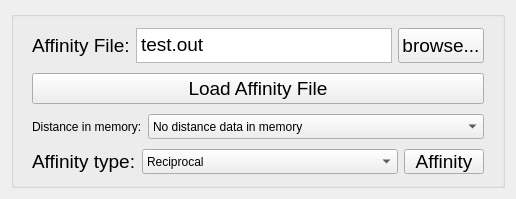
            <widget class="QWidget" name="stackedWidgetTreeDataPage6">
             <layout class="QVBoxLayout" name="verticalLayout_3">
              <item>
               <widget class="QGroupBox" name="verticalGroupBox_2">
                <layout class="QVBoxLayout" name="verticalLayout_12">
                 <item>
                  <widget class="QFrame" name="frame_62">
                   <property name="sizePolicy">
                    <sizepolicy hsizetype="Expanding" vsizetype="Expanding">
                     <horstretch>0</horstretch>
                     <verstretch>0</verstretch>
                    </sizepolicy>
                   </property>
                   <property name="maximumSize">
                    <size>
                     <width>16777215</width>
                     <height>16777215</height>
                    </size>
                   </property>
                   <property name="frameShape">
                    <enum>QFrame::NoFrame</enum>
                   </property>
                   <property name="frameShadow">
                    <enum>QFrame::Raised</enum>
                   </property>
                   <layout class="QHBoxLayout" name="horizontalLayout_58">
                    <property name="topMargin">
                     <number>2</number>
                    </property>
                    <property name="bottomMargin">
                     <number>2</number>
                    </property>
                    <item>
                     <widget class="QLabel" name="labelCOVAfile_2">
                      <property name="enabled">
                       <bool>true</bool>
                      </property>
                      <property name="minimumSize">
                       <size>
                        <width>0</width>
                        <height>25</height>
                       </size>
                      </property>
                      <property name="maximumSize">
                       <size>
                        <width>16777215</width>
                        <height>35</height>
                       </size>
                      </property>
                      <property name="font">
                       <font>
                        <family>Arial</family>
                        <pointsize>14</pointsize>
                       </font>
                      </property>
                      <property name="text">
                       <string>Affinity File:</string>
                      </property>
                     </widget>
                    </item>
                    <item>
                     <widget class="QPlainTextEdit" name="textAffinityfile">
                      <property name="enabled">
                       <bool>true</bool>
                      </property>
                      <property name="sizePolicy">
                       <sizepolicy hsizetype="Expanding" vsizetype="Fixed">
                        <horstretch>0</horstretch>
                        <verstretch>0</verstretch>
                       </sizepolicy>
                      </property>
                      <property name="minimumSize">
                       <size>
                        <width>0</width>
                        <height>25</height>
                       </size>
                      </property>
                      <property name="maximumSize">
                       <size>
                        <width>16777215</width>
                        <height>35</height>
                       </size>
                      </property>
                      <property name="font">
                       <font>
                        <family>Arial</family>
                        <pointsize>14</pointsize>
                       </font>
                      </property>
                      <property name="horizontalScrollBarPolicy">
                       <enum>Qt::ScrollBarAlwaysOff</enum>
                      </property>
                      <property name="lineWrapMode">
                       <enum>QPlainTextEdit::NoWrap</enum>
                      </property>
                      <property name="plainText">
                       <string>test.out</string>
                      </property>
                     </widget>
                    </item>
                    <item>
                     <widget class="QPushButton" name="pushButtonAffinitybrowse">
                      <property name="enabled">
                       <bool>true</bool>
                      </property>
                      <property name="sizePolicy">
                       <sizepolicy hsizetype="Preferred" vsizetype="Preferred">
                        <horstretch>0</horstretch>
                        <verstretch>0</verstretch>
                       </sizepolicy>
                      </property>
                      <property name="minimumSize">
                       <size>
                        <width>0</width>
                        <height>25</height>
                       </size>
                      </property>
                      <property name="maximumSize">
                       <size>
                        <width>16777215</width>
                        <height>35</height>
                       </size>
                      </property>
                      <property name="font">
                       <font>
                        <family>Arial</family>
                        <pointsize>14</pointsize>
                       </font>
                      </property>
                      <property name="text">
                       <string>browse...</string>
                      </property>
                     </widget>
                    </item>
                   </layout>
                  </widget>
                 </item>
                 <item>
                  <widget class="QFrame" name="frame_63">
                   <property name="sizePolicy">
                    <sizepolicy hsizetype="Expanding" vsizetype="Expanding">
                     <horstretch>0</horstretch>
                     <verstretch>0</verstretch>
                    </sizepolicy>
                   </property>
                   <property name="maximumSize">
                    <size>
                     <width>16777215</width>
                     <height>16777215</height>
                    </size>
                   </property>
                   <property name="frameShape">
                    <enum>QFrame::NoFrame</enum>
                   </property>
                   <property name="frameShadow">
                    <enum>QFrame::Raised</enum>
                   </property>
                   <layout class="QHBoxLayout" name="horizontalLayout_60">
                    <property name="topMargin">
                     <number>2</number>
                    </property>
                    <property name="bottomMargin">
                     <number>2</number>
                    </property>
                    <item>
                     <widget class="QPushButton" name="pushAffinityloaddist">
                      <property name="enabled">
                       <bool>true</bool>
                      </property>
                      <property name="sizePolicy">
                       <sizepolicy hsizetype="Preferred" vsizetype="Preferred">
                        <horstretch>0</horstretch>
                        <verstretch>0</verstretch>
                       </sizepolicy>
                      </property>
                      <property name="minimumSize">
                       <size>
                        <width>0</width>
                        <height>25</height>
                       </size>
                      </property>
                      <property name="maximumSize">
                       <size>
                        <width>16777215</width>
                        <height>35</height>
                       </size>
                      </property>
                      <property name="font">
                       <font>
                        <family>Arial</family>
                        <pointsize>14</pointsize>
                       </font>
                      </property>
                      <property name="text">
                       <string>Load Affinity File</string>
                      </property>
                     </widget>
                    </item>
                   </layout>
                  </widget>
                 </item>
                 <item>
                  <widget class="QFrame" name="frame_70">
                   <property name="sizePolicy">
                    <sizepolicy hsizetype="Expanding" vsizetype="Expanding">
                     <horstretch>0</horstretch>
                     <verstretch>0</verstretch>
                    </sizepolicy>
                   </property>
                   <property name="maximumSize">
                    <size>
                     <width>16777215</width>
                     <height>16777215</height>
                    </size>
                   </property>
                   <property name="frameShape">
                    <enum>QFrame::NoFrame</enum>
                   </property>
                   <property name="frameShadow">
                    <enum>QFrame::Raised</enum>
                   </property>
                   <layout class="QHBoxLayout" name="horizontalLayout_57">
                    <property name="topMargin">
                     <number>2</number>
                    </property>
                    <property name="bottomMargin">
                     <number>2</number>
                    </property>
                    <item>
                     <widget class="QLabel" name="label_3">
                      <property name="text">
                       <string>Distance in memory:</string>
                      </property>
                     </widget>
                    </item>
                    <item>
                     <widget class="QComboBox" name="comboBoxDISTmemdata_2">
                      <property name="sizePolicy">
                       <sizepolicy hsizetype="Expanding" vsizetype="Expanding">
                        <horstretch>0</horstretch>
                        <verstretch>0</verstretch>
                       </sizepolicy>
                      </property>
                      <property name="minimumSize">
                       <size>
                        <width>0</width>
                        <height>25</height>
                       </size>
                      </property>
                      <property name="maximumSize">
                       <size>
                        <width>16777215</width>
                        <height>25</height>
                       </size>
                      </property>
                      <item>
                       <property name="text">
                        <string>No distance data in memory</string>
                       </property>
                      </item>
                     </widget>
                    </item>
                   </layout>
                  </widget>
                 </item>
                 <item>
                  <widget class="QFrame" name="frame_32">
                   <property name="sizePolicy">
                    <sizepolicy hsizetype="Expanding" vsizetype="Expanding">
                     <horstretch>0</horstretch>
                     <verstretch>0</verstretch>
                    </sizepolicy>
                   </property>
                   <property name="maximumSize">
                    <size>
                     <width>16777215</width>
                     <height>16777215</height>
                    </size>
                   </property>
                   <property name="frameShape">
                    <enum>QFrame::NoFrame</enum>
                   </property>
                   <property name="frameShadow">
                    <enum>QFrame::Raised</enum>
                   </property>
                   <layout class="QHBoxLayout" name="horizontalLayout_32">
                    <property name="topMargin">
                     <number>2</number>
                    </property>
                    <property name="bottomMargin">
                     <number>2</number>
                    </property>
                    <item>
                     <widget class="QLabel" name="labelDISTaffinity">
                      <property name="minimumSize">
                       <size>
                        <width>0</width>
                        <height>25</height>
                       </size>
                      </property>
                      <property name="maximumSize">
                       <size>
                        <width>16777215</width>
                        <height>35</height>
                       </size>
                      </property>
                      <property name="font">
                       <font>
                        <family>Arial</family>
                        <pointsize>14</pointsize>
                       </font>
                      </property>
                      <property name="text">
                       <string>Affinity type:</string>
                      </property>
                     </widget>
                    </item>
                    <item>
                     <widget class="QComboBox" name="comboBoxDISTaffinity">
                      <property name="sizePolicy">
                       <sizepolicy hsizetype="Expanding" vsizetype="Expanding">
                        <horstretch>0</horstretch>
                        <verstretch>0</verstretch>
                       </sizepolicy>
                      </property>
                      <property name="minimumSize">
                       <size>
                        <width>0</width>
                        <height>25</height>
                       </size>
                      </property>
                      <property name="maximumSize">
                       <size>
                        <width>16777215</width>
                        <height>25</height>
                       </size>
                      </property>
                      <item>
                       <property name="text">
                        <string>Reciprocal</string>
                       </property>
                      </item>
                      <item>
                       <property name="text">
                        <string>Exponential</string>
                       </property>
                      </item>
                     </widget>
                    </item>
                    <item>
                     <widget class="QPushButton" name="pushDISTaffinity">
                      <property name="minimumSize">
                       <size>
                        <width>0</width>
                        <height>25</height>
                       </size>
                      </property>
                      <property name="maximumSize">
                       <size>
                        <width>16777215</width>
                        <height>35</height>
                       </size>
                      </property>
                      <property name="font">
                       <font>
                        <family>Arial</family>
                        <pointsize>14</pointsize>
                       </font>
                      </property>
                      <property name="text">
                       <string>Affinity</string>
                      </property>
                     </widget>
                    </item>
                   </layout>
                  </widget>
                 </item>
                </layout>
               </widget>
              </item>
             </layout>
            </widget>
